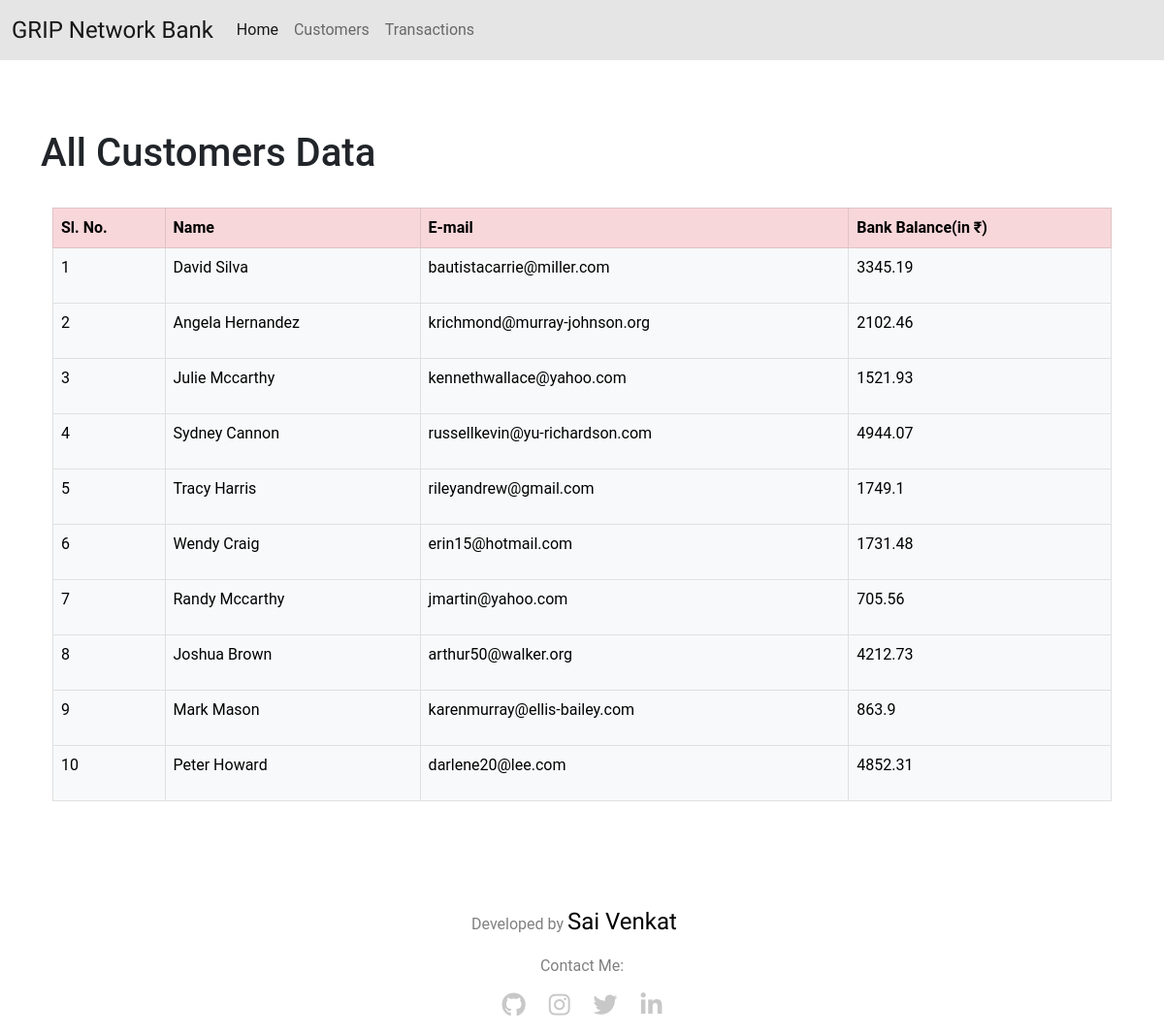
The page /customers on the database as committed earlier.
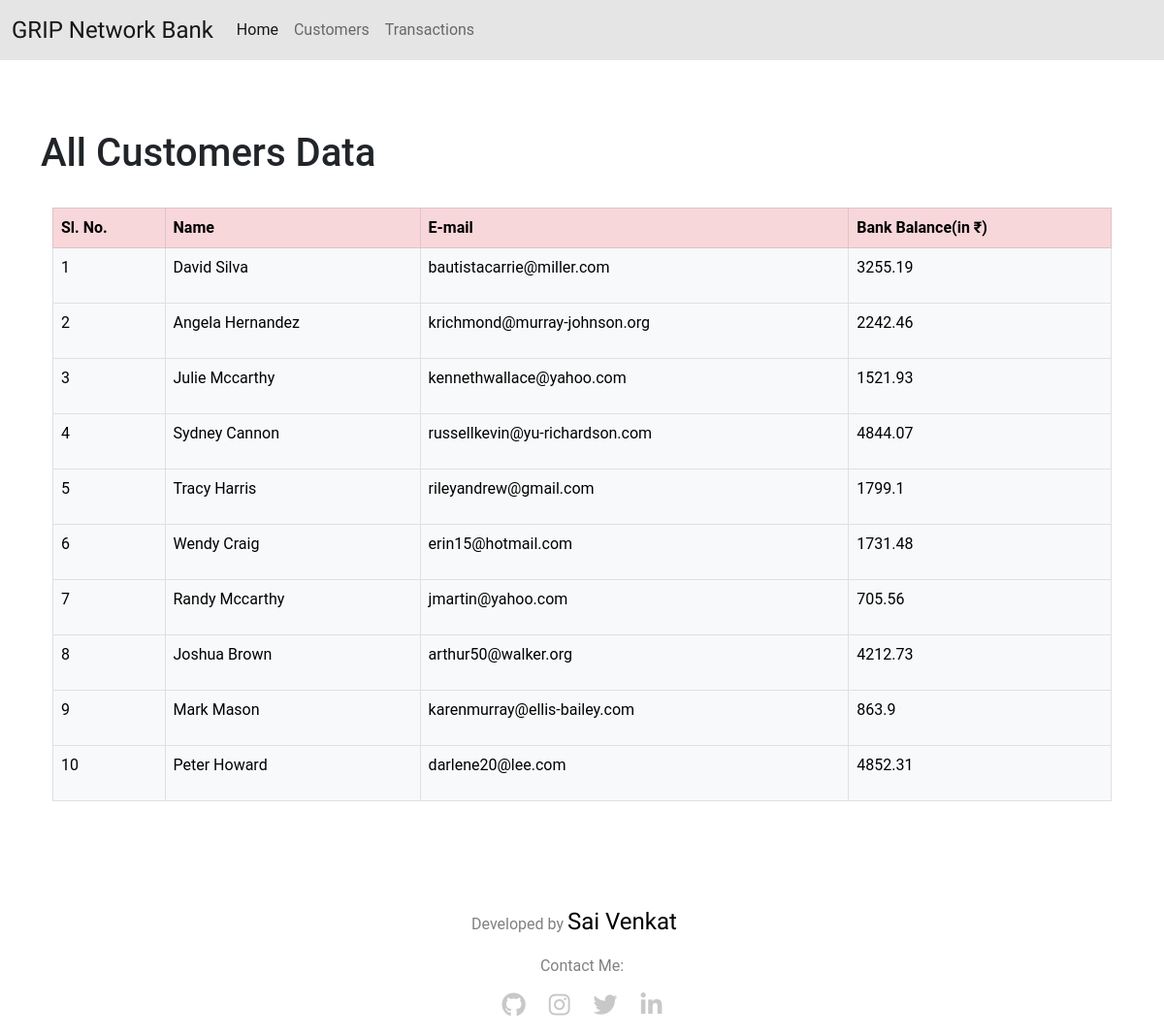
The same page on the database as committed later.
### basicbankingsystem/models.py (models this page shows, shortened)
class Customer(models.Model):
  name = models.CharField(max_length=100)
  email = models.EmailField(max_length=100)
  current_balance = models.FloatField()

### basicbankingsystem/views.py (the view)
# urls.py: path('customers', views.customers, name='customers'),
def customers(request):
  customers = Customer.objects.all
  return render(request, 'customers.html', {'customers': customers})

### basicbankingsystem/templates/customers.html
{% extends 'base.html' %}
{% block content %}
<br/>
<h1>All Customers Data</h1>
<br>
<div class="container">
  <div class="table-responsive">
    <table class="table table-hover table-bordered">
      <thead>
        <tr class="table-danger">
          <th scope="col">Sl. No.</th>
          <th scope="col">Name</th>
          <th scope="col">E-mail</th>
          <th scope="col">Bank Balance(in ₹)</th>
        </tr>
      </thead>
      <tbody>
        {% for customer in customers %}
          <tr class="table-light">
            <td scope="row">{{ customer.id|add:"-10" }}</td>
            <td>{{ customer.name }}</td>
            <td>{{ customer.email }}</td>
            <td>
              <p>{{ customer.current_balance }}</p>
            </td>
          </tr>
        {% endfor %}
      </tbody>
    </table>
  </div>
</div>
{% endblock %}

### basicbankingsystem/templates/base.html (shortened to what this page needs)
<!DOCTYPE html>
<html lang="en">
<head>
    <link href="https://cdn.jsdelivr.net/npm/bootstrap@5.0.2/dist/css/bootstrap.min.css" rel="stylesheet"
>
    {% load static %}
    <link rel="stylesheet" type="text/css" href="{% static 'basicbankingsystem/style.css' %}">
</head>
<body>
    <nav class="navbar navbar-expand-lg navbar-light bg-light">
        <div class="container-fluid">
            <a class="navbar-brand" href="{% url 'home' %}">GRIP Network Bank</a>
            <div class="collapse navbar-collapse" id="navbarSupportedContent">
                <ul class="navbar-nav me-auto mb-2 mb-lg-0">
                    <li class="nav-item">
                        <a class="nav-link active" aria-current="page" href="{% url 'home' %}">Home</a>
                    </li>
                    <li class="nav-item">
                        <a class="nav-link" href="{% url 'customers' %}">Customers</a>
                    </li>
                    <li class="nav-item">
                        <a class="nav-link" href="{% url 'transaction' %}">Transactions</a>
                    </li>
                </ul>
            </div>
        </div>
    </nav>
    <div class="container">
        <br>
        <br>
        {% block content %}
        {% endblock %}
    </div>
    <p style="margin-top: 90px; color: grey; text-align: center;">Developed by <span class="navbar-brand" style="color: black;">Sai Venkat</span></p>
    <div style="text-align: center;">
        <p style="margin-top: 1px; color: grey; text-align: center;">Contact Me:</p>
        <ul class="list-inline">
            <li>
                <a target="_blank" href="https://github.com/Saivenkat8"><i class="fab fa-github"></i></a>
            </li>
            <li>
                <a href="https://www.instagram.com/saiv_venkat/" target="_blank"><i class="fab fa-instagram"></i></a>
            </li>
            <li>
                <a href="https://twitter.com/SaiVenk06811602" target="_blank"><i class="fab fa-twitter"></i></a>
            </li>
             <li>
                <a href="https://www.linkedin.com/in/saivenkatgupta/" target="_blank"><i class="fab fa-linkedin-in"></i></a>
            </li>
        </ul>
    </div>
</body>
</html>

### basicbankingsystem/static/basicbankingsystem/style.css (style rules this page uses)
html { padding: 0; margin: 0; }
body { font-family: 'Roboto', sans-serif; background-color: #FFFFFF; }
.bg-light { background-color: rgba(0, 0, 0, 0.1)!important; }
.navbar-brand { font-family: 'Kaushan Script', cursive; font-size: 1.5rem; }
.list-inline { list-style: none; padding-left: 0px; }
.list-inline li { display: inline; padding: 10px; }
.list-inline i { font-size: 25px; color: rgb(200, 200, 200); }

Rows that differ between the two databases and show on the page:
changed Customer "David Silva": current_balance "3345.19" → "3255.19"
changed Customer "Angela Hernandez": current_balance "2102.46" → "2242.46"
changed Customer "Sydney Cannon": current_balance "4944.07" → "4844.07"
changed Customer "Tracy Harris": current_balance "1749.1" → "1799.1"
